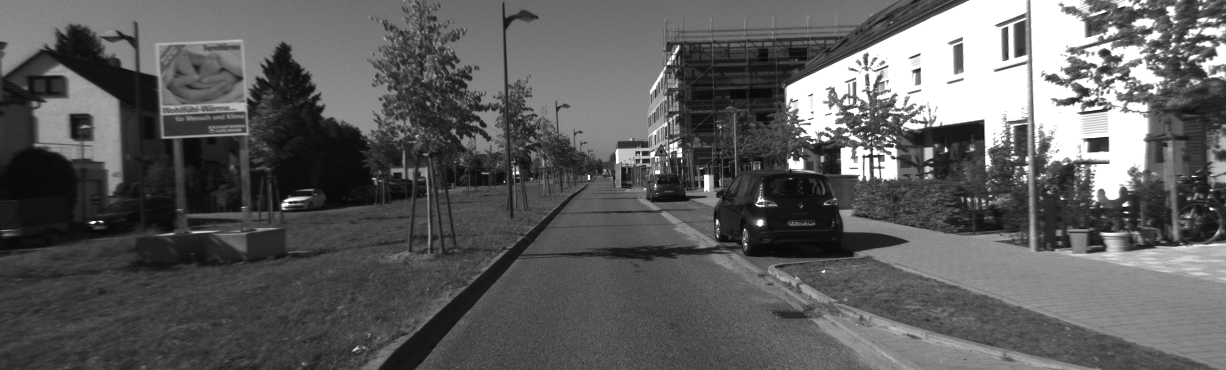
#> input picture VisualOdometry/KITTI_sequence_1/image_l/000000.png, 1226 x 370 px
$ python -i image.py   (imports and definitions only)
#> lines starting #> are read from the running program, lines starting #| are printed output that depends on the picture
import cv2
import numpy as np


def put_text(image, org, text, color=(0, 0, 255), fontScale=0.7, thickness=1, font=cv2.FONT_HERSHEY_SIMPLEX):
    if not isinstance(org, tuple):
        (label_width, label_height), baseline = cv2.getTextSize(text, font, fontScale, thickness)
        org_w = 0
        org_h = 0

        h, w, *_ = image.shape

        place_h, place_w = org.split("_")

        if place_h == "top":
            org_h = label_height
        elif place_h == "bottom":
            org_h = h
        elif place_h == "center":
            org_h = h // 2 + label_height // 2

        if place_w == "left":
            org_w = 0
        elif place_w == "right":
            org_w = w - label_width
        elif place_w == "center":
            org_w = w // 2 - label_width // 2

        org = (org_w, org_h)

    image = cv2.putText(image, text, org, font,
                        fontScale, color, thickness, cv2.LINE_AA)
    return image


# [8 lines left out: function draw_matches, not called in this run]


def show_images(images, window_name='Image', image_title=None):
    if len(images.shape) == 2:
        images = [images]

    for i, image in enumerate(images):
        image_c = image.copy()

        if image_c.dtype != np.uint8:
            if image_c.max() < 1.:
                image_c = image_c * 255
            image_c = image_c.astype(np.uint8)

        if len(image.shape) == 2:
            image_c = cv2.cvtColor(image_c, cv2.COLOR_GRAY2BGR)

        if image_title is None:
            image_title_show = f"{i}"
        else:
            image_title_show = image_title

        image_c = put_text(image_c, "top_Left", image_title_show)

        imgs=cv2.resize(image_c, (500, 200))

        # cv2.imshow(window_name, imgs)

        cv2.waitKey(0)


# [52 lines left out: functions draw_face_boxs, create_face_collage, choose_face, not called in this run]

>>> import cv2
>>> picture = cv2.imread('../../KITTI_sequence_1/image_l/000000.png')
#> picture is the input picture: shape (370, 1226, 3); min 8, max 255, mean 93.4
>>> result = show_images(picture)
#> the loop in show_images, `for i, image in enumerate(images):` made 370 passes
#> (image_title_show, label_width in put_text) on passes 1 to 12: ('0', 15), ('1', 15), ('2', 15), ('3', 15), ('4', 15), ('5', 15), ('6', 15), ('7', 15), ('8', 15), ('9', 15), ('10', 29), ('11', 29)
#> pass 1, in show_images, `imgs=cv2.resize(image_c, (500, 200))`:
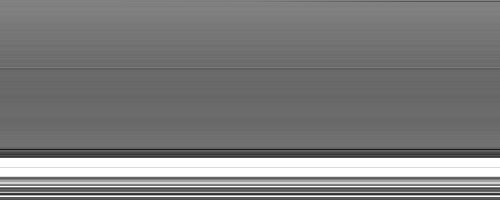
#> imgs: shape (200, 500, 3); mean B, G, R 125.4, 125.4, 125.8
#> pass 2, in show_images, `imgs=cv2.resize(image_c, (500, 200))`:
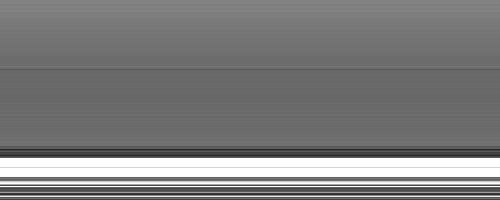
#> imgs: shape (200, 500, 3); min 36, max 255, mean 124.6
#> pass 3, in show_images, `imgs=cv2.resize(image_c, (500, 200))`:
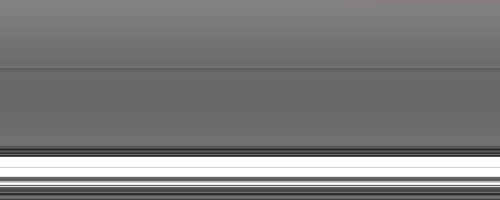
#> imgs: shape (200, 500, 3); mean B, G, R 124.3, 124.3, 124.3

$ run again, on VisualOdometry/KITTI_sequence_1/image_l/000002.png
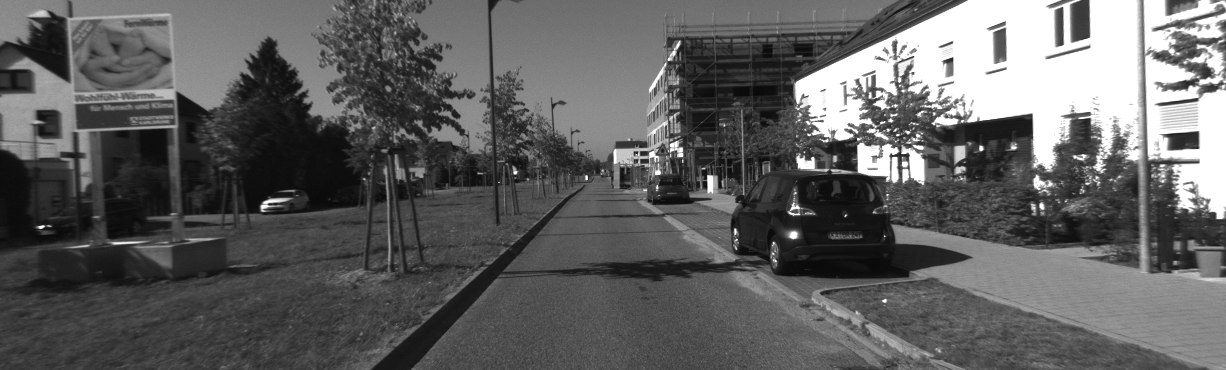
#> input picture VisualOdometry/KITTI_sequence_1/image_l/000002.png, 1226 x 370 px
#> picture is the input picture: shape (370, 1226, 3); min 8, max 255, mean 96.1
#> the loop in show_images, `for i, image in enumerate(images):` made 370 passes
#> (image_title_show, label_width in put_text) on passes 1 to 8: ('0', 15), ('1', 15), ('2', 15), ('3', 15), ('4', 15), ('5', 15), ('6', 15), ('7', 15)
#> pass 1, in show_images, `imgs=cv2.resize(image_c, (500, 200))`:
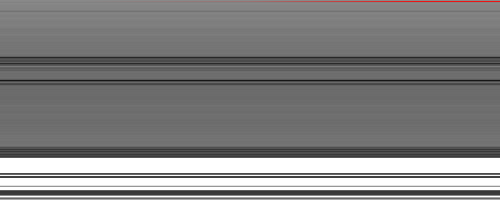
#> imgs: shape (200, 500, 3); mean B, G, R 127.6, 127.6, 128
#> pass 3, in show_images, `imgs=cv2.resize(image_c, (500, 200))`:
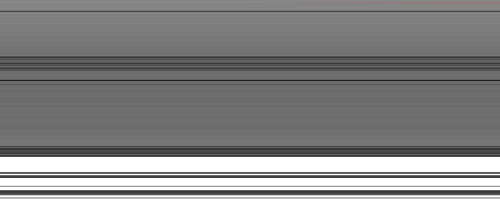
#> imgs: shape (200, 500, 3); mean B, G, R 130, 130, 130.1
